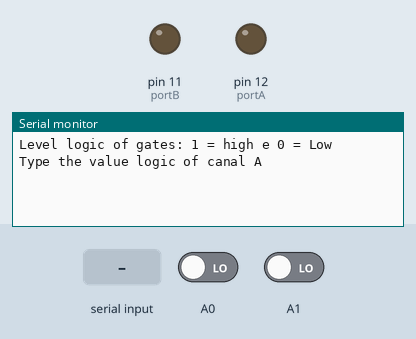
The sketch below on a simulated Arduino Uno, built with avr-gcc and run on an emulated ATmega328P. Shown: output pins drawn as LEDs (lit = HIGH), the last lines printed to the serial monitor. Inputs (shaded band) come from the test bench; at power-on: A0 LOW, A1 LOW.

Above: at 0.8 s.
0.9 s: "90,45\n" received over Serial
At 2.2 s:
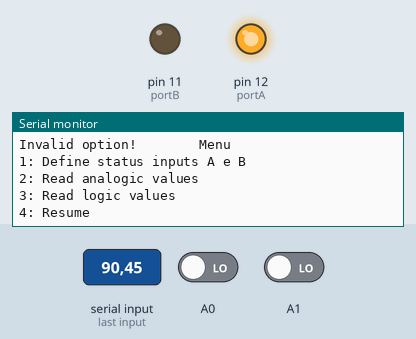
2.4 s: "30,150\n" received over Serial
At 2.83 s:
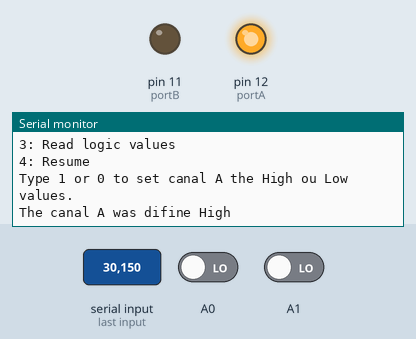
4.2 s: "2\n" received over Serial
At 5.9 s:
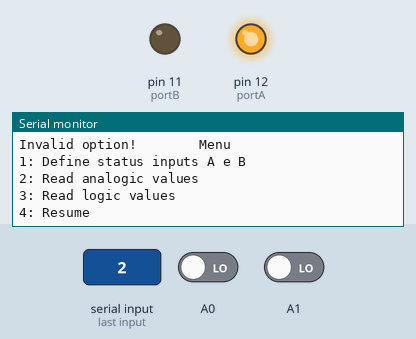

Measured:
- after the input at 0.9 s, the serial monitor: prints a new line at once (image 1)
- after the input at 2.4 s, the serial monitor: prints a new line at once (image 2)
- after the input at 4.2 s, the serial monitor: prints a new line at once (image 3)

The sketch:

2input2outputCircuitAnalysisbyMenu.ino
```cpp
/*
GME - Grupo de Metodos Eletroforéticos
Instituto de Quimica - UFG

Conseguimos com esse codigo mudar o estado de dois pinos no Arduino de acordo com um Menu.
Temos a opção de montrar os estados das portas entre outras.
Com isso podemos modificar o estado apenas por comandos pela serial.
Temos a vantagem também de uma interação mais intuitiva para o usuário.

criado  25/01/2015
por Wanderson D. Lopes
modificado set 2022
por Wanderson D. Lopes
*/

bool estateA,estateB,loY,loX;
int anaY,anaX;
int portA = 12;
int portB = 11;

void setup(){
  Serial.begin(9600);
  Serial.print("Level logic of gates: 1 = high e 0 = Low\n\n");
  Serial.println("Type the value logic of canal A ");
  while(!Serial.available()){}
  estateA = Serial.read() - 48;
  Serial.print("A has a value: ");
  Serial.println(estateA);
  Serial.println("Type the value logic of canal B");
  while(!Serial.available()){}
  estateB = Serial.read() - 48;
  Serial.print("B has a value: ");
  Serial.println(estateB);
  pinMode(portA,OUTPUT);
  pinMode(portB,OUTPUT);
  digitalWrite(portA,estateA);
  digitalWrite(portB,estateB);
}

void loop(){
  menu(estateA,estateB,loY,loX,anaY,anaX);
}

void SetLogic(bool &estA, bool &estB){
  Serial.print("Type 1 or 0 to set canal A the High ou Low values.\n");
  while(!Serial.available()){}
  estA = Serial.read() - 48;
  switch(estA){
     case 1:  Serial.println("The canal A was difine High");
              digitalWrite(portA,HIGH);
     break;
     case 0:  Serial.println("The canal A was difine Low");
              digitalWrite(portA,LOW);
     break;
     default: Serial.println("Invalid option, The canal A was difine High");
              digitalWrite(portA,HIGH);
   }
   Serial.print("Type 1 or 0 to set canal B the High ou Low values.\n");
   while(!Serial.available()){}
   estB = Serial.read() - 48;
   switch(estB){
     case 1:  Serial.println("The canal B was difine High");
              digitalWrite(portB,HIGH);

     break;
     case 0:  Serial.println("The canal B was difine Low");
              digitalWrite(portB,LOW);
     break;
     default: Serial.println("Invalid option, The canal B was difine High");
              digitalWrite(portB,HIGH);
   }
}
void ScanAnalog(int &analogY, int &analogX){
  analogY = analogRead(A0);
  analogX = analogRead(A1);
  Serial.println("The scan analogic was made");
}

void ScanDigi(bool &logicY,bool &logicX){
  logicY = digitalRead(A0);
  logicX = digitalRead(A1);
  Serial.println("The scan digital was made");
}

void menu(bool &estA, bool &estB, bool &logicY, bool &logicX, int &analogY, int &analogX){
  Serial.println("\t\t\t\tMenu\n\n1: Define status inputs A e B\n2: Read analogic values\n3: Read logic values\n4: Resume\n\n");
  while(!Serial.available()){}
  int opcao = Serial.read() - 48;
  switch(opcao){
    case 1: SetLogic(estA, estB);
      break;
    case 2: ScanAnalog(analogY, analogX);
      break;
    case 3: ScanDigi(logicY,logicX);
      break;
    case 4: Show();
      break;
    default: Serial.print("Invalid option!");
  }
}

void Show(){
  Serial.print("Canal A: ");
  Serial.print(estateA);
  Serial.print("  Analogic output Y: ");
  Serial.print(anaY);
  Serial.print("  Digital output Y: ");
  Serial.println(loY);
  Serial.print("Canal B: ");
  Serial.print(estateB);
  Serial.print("  Analogic output X: ");
  Serial.print(anaX);
  Serial.print("  Digital output X: ");
  Serial.println(loX);
}
```
